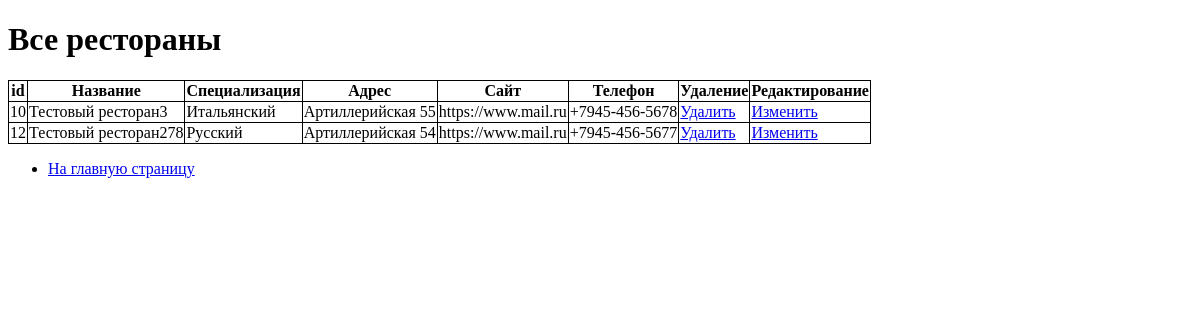
Page /all/ on the committed database.
### tuhtarov/models.py (models this page shows)
class Restaurant(models.Model):
    name = models.CharField(max_length=50)
    specialization = models.CharField(max_length=100)
    address = models.CharField(max_length=200)
    site = models.CharField(max_length=25)
    telephone = models.CharField(max_length=20)

### tuhtarov/views.py (the view)
# urls.py: path('all/', views.all, name="all"),
def all(request):
    all_restaurants = Restaurant.objects.all()
    return render(request, 'tuhtarov/templates/all.html', context={"all_restaurants": all_restaurants})

### tuhtarov/templates/tuhtarov/templates/all.html (shortened to what this page needs)
{% load static %}
<!DOCTYPE html>
<html lang="en">
<head>
    <link rel="stylesheet" href="{% static 'css/css.css' %}">
</head>
<body>
{% if all_restaurants %}
    <h1>Все рестораны</h1>
    <table>
        <thead>
            <tr>
                <th>id</th>
                <th>Название</th>
                <th>Специализация</th>
                <th>Адрес</th>
                <th>Сайт</th>
                <th>Телефон</th>
                <th>Удаление</th>
                <th>Редактирование</th>
            </tr>
        </thead>
        <tbody>
        {% for item in all_restaurants %}
            <tr>
                <td>{{ item.id }}</td>
                <td>{{ item.name }}</td>
                <td>{{ item.specialization }}</td>
                <td>{{ item.address }}</td>
                <td>{{ item.site }}</td>
                <td>{{ item.telephone }}</td>
                <td><a href="delete/{{ item.id }}">Удалить</a></td>
                <td><a href="edit/{{ item.id }}">Изменить</a></td>
            </tr>
        {% endfor %}
        </tbody>
    </table>
    {% else %}
    <h1>Рестораны отсутствуют в БД</h1>
{% endif %}
<ul>
    <li><a href="{% url 'index' %}">На главную страницу</a></li>
</ul>
</body>
</html>

### tuhtarov/static/css/css.css (style rules this page uses)
table { border-collapse: collapse; border: 1px solid grey; }
th, td { border: 1px solid black; }

### rows in the picture
Restaurant: id "10", name "Тестовый ресторан3", specialization "Итальянский", address "Артиллерийская 55", site "https://www.mail.ru", telephone "+7945-456-5678"
Restaurant: id "12", name "Тестовый ресторан278", specialization "Русский", address "Артиллерийская 54", site "https://www.mail.ru", telephone "+7945-456-5677"
